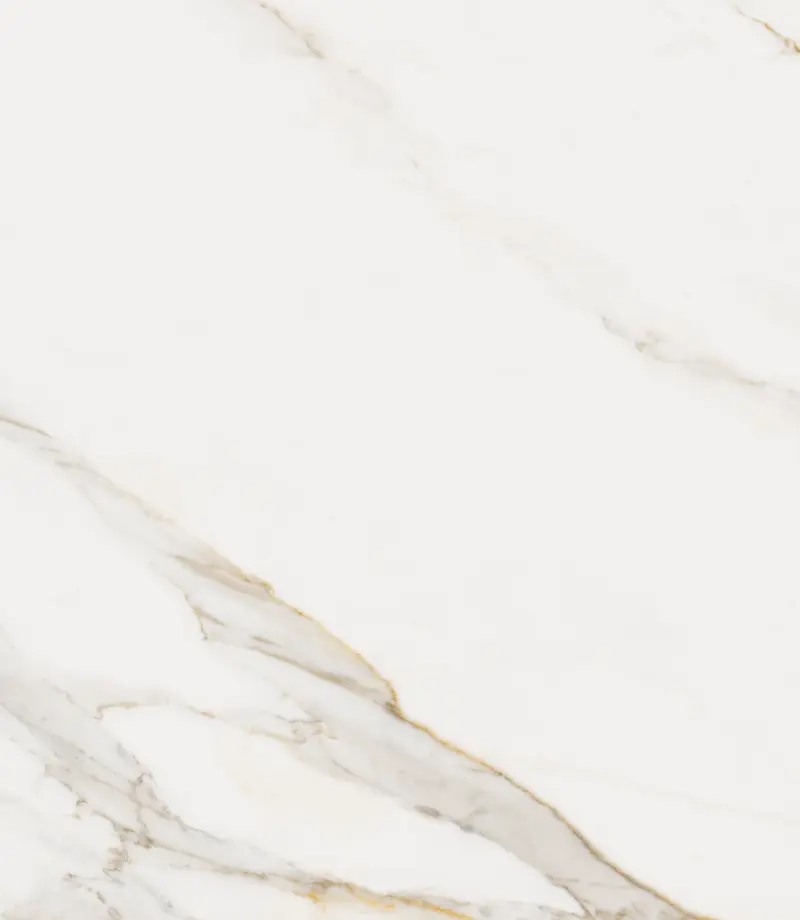
#> input picture assets/kasteller2/buscador/img/ceusa-calacata-royal-wh-nat.webp, 800 x 920 px
$ python -i recortar-fundo.py   (imports and definitions only)
#> lines starting #> are read from the running program, lines starting #| are printed output that depends on the picture
#> further down, picture is the input picture: PIL image 800x920 RGB; mean R, G, B 239.8, 237.3, 234.2
#!/usr/bin/env python3
"""Recorta o fundo de uma foto de produto e salva no padrão do catálogo (PNG 800×600, transparente).

Uso:
    python3 ferramentas/recortar-fundo.py foto.jpg saida.png
    python3 ferramentas/recortar-fundo.py foto.jpg saida.png --branco   # só limiar de branco (foto de estúdio)

Sem --branco usa o modelo BiRefNet (rembg), bom para foto em cena (pátio, galpão, céu).
Instalar: pip install rembg onnxruntime pillow numpy scipy
Rode UMA imagem por vez: o BiRefNet pode derrubar o Python na segunda inferência do mesmo processo.
"""
import sys
import numpy as np
from PIL import Image, ImageChops, ImageFilter
from scipy import ndimage

def alfa_branco(im, nucleo=253, halo=240):
    a = np.array(im.convert('RGB')).astype(int); mn = a.min(axis=2)
    fundo = ndimage.binary_propagation(mn >= nucleo, mask=mn >= halo)
    al = np.where(fundo, 0, 255).astype(np.uint8)
    al = np.array(Image.fromarray(al).filter(ImageFilter.GaussianBlur(1.2)))
    return Image.fromarray(np.dstack([a.astype(np.uint8), al]), 'RGBA')

def maior_bloco(im):
    a = np.array(im.getchannel('A')) > 20
    lab, n = ndimage.label(ndimage.binary_dilation(a, iterations=6))
    if n <= 1: return im
    k = int(np.argmax(ndimage.sum(a, lab, range(1, n + 1)))) + 1
    arr = np.array(im); arr[..., 3] = np.where((lab == k) & a, arr[..., 3], 0)
    return Image.fromarray(arr)

def encaixa(im, larg=800, alt=600, margem=0.035):
#> called with larg = 800, alt = 600, margem = 0.035
    im = im.convert('RGBA'); im = im.crop(im.getchannel('A').point(lambda v: 255 if v > 8 else 0).getbbox())
    e = min(larg * (1 - 2 * margem) / im.width, alt * (1 - 2 * margem) / im.height)
#> e = 0.607
    w, h = max(1, round(im.width * e)), max(1, round(im.height * e))
#> w = 485; h = 558
    r, g, b, a = im.split()
#> a: PIL image 800x920 L; every value is 255
    pre = Image.merge('RGB', [ImageChops.multiply(c, a) for c in (r, g, b)]).resize((w, h), Image.LANCZOS); a = a.resize((w, h), Image.LANCZOS)
#> after `a = a.resize((w, h), Image.LANCZOS)`: a: PIL image 485x558 L; every value is 255
    pa = np.array(pre).astype(np.int32); aa = np.array(a).astype(np.int32)
#> after `aa = np.array(a).astype(np.int32)`: aa: shape (558, 485) int32; every value is 255
    rgb = np.where(aa[..., None] > 0, np.minimum(255, pa * 255 // np.maximum(aa[..., None], 1)), 0).astype(np.uint8)
    tela = Image.new('RGBA', (larg, alt), (0, 0, 0, 0))
#> tela: PIL image 800x600 RGBA; every value is 0
    tela.paste(Image.fromarray(np.dstack([rgb, aa.astype(np.uint8)]), 'RGBA'), ((larg - w) // 2, (alt - h) // 2))
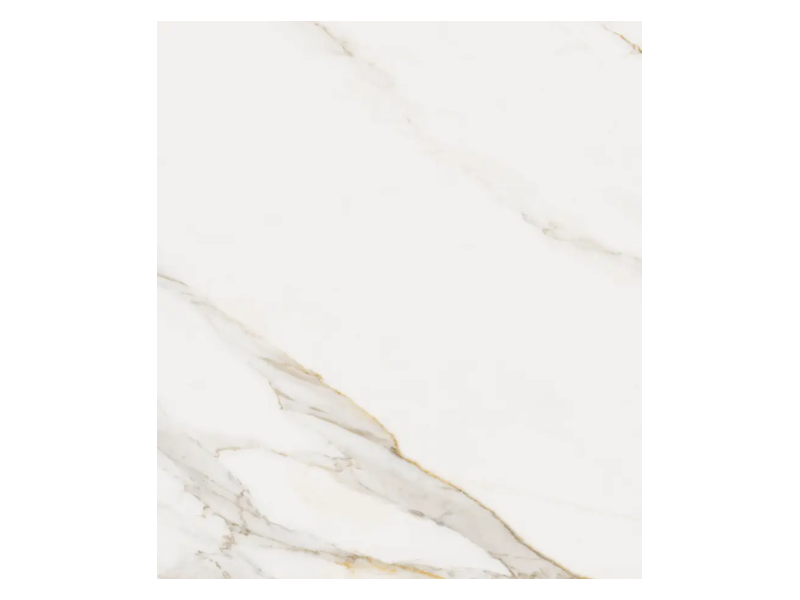
#> tela: PIL image 800x600 RGBA; mean R, G, B, A 135.2, 133.8, 132.1, 143.8; transparent parts drawn white
    return tela

# [14 lines not run here, left out]

>>> from PIL import Image
>>> picture = Image.open('../../assets/kasteller2/buscador/img/ceusa-calacata-royal-wh-nat.webp')
>>> result = encaixa(picture)

$ run again, on assets/kasteller2/buscador/img/ceusa-dalia-branco.webp
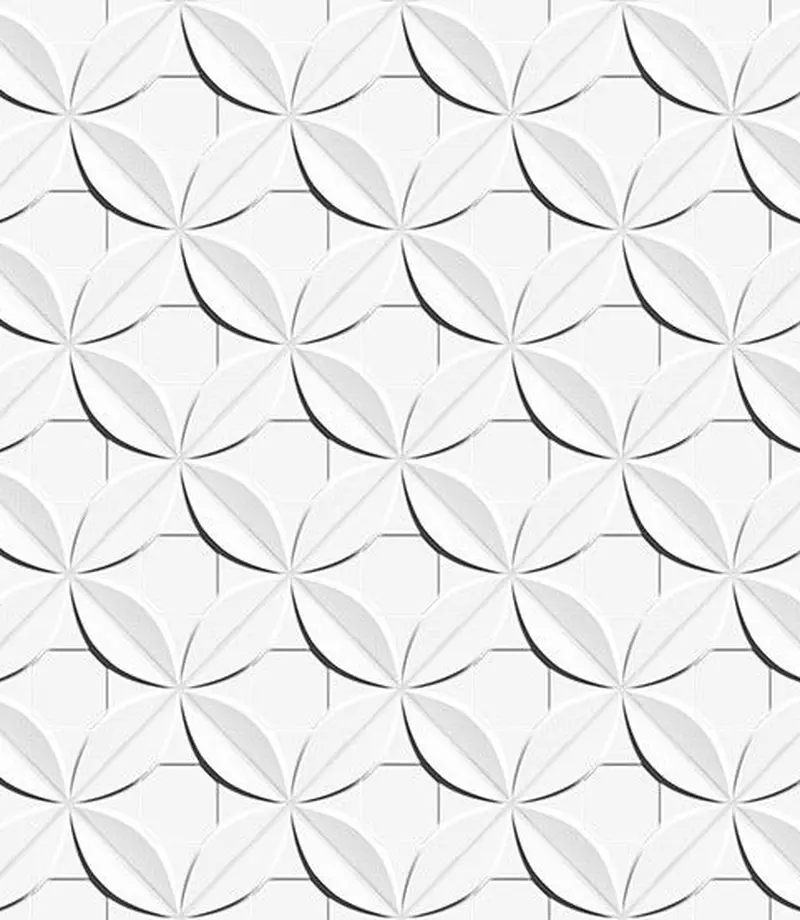
#> input picture assets/kasteller2/buscador/img/ceusa-dalia-branco.webp, 800 x 920 px
#> picture is the input picture: PIL image 800x920 RGB; mean R, G, B 235.4, 235.4, 235.4
#> aa: shape (558, 485) int32; every value is 255
#> in encaixa, `tela.paste(Image.fromarray(np.dstack([rgb, aa.astype(np.uint8)]), 'RGB..`:
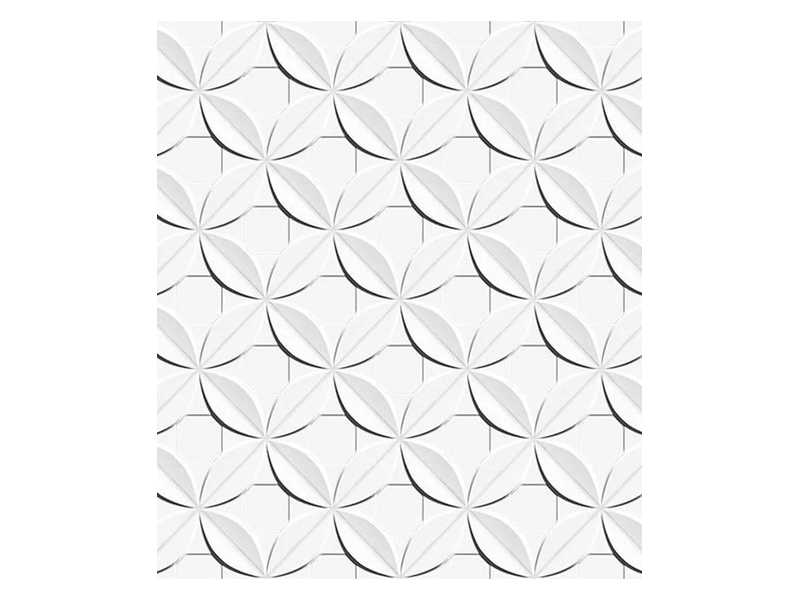
#> tela: PIL image 800x600 RGBA; mean R, G, B, A 132.7, 132.7, 132.7, 143.8; transparent parts drawn white

$ run again, on assets/kasteller2/buscador/img/ceusa-dinda-wh-mlx.webp
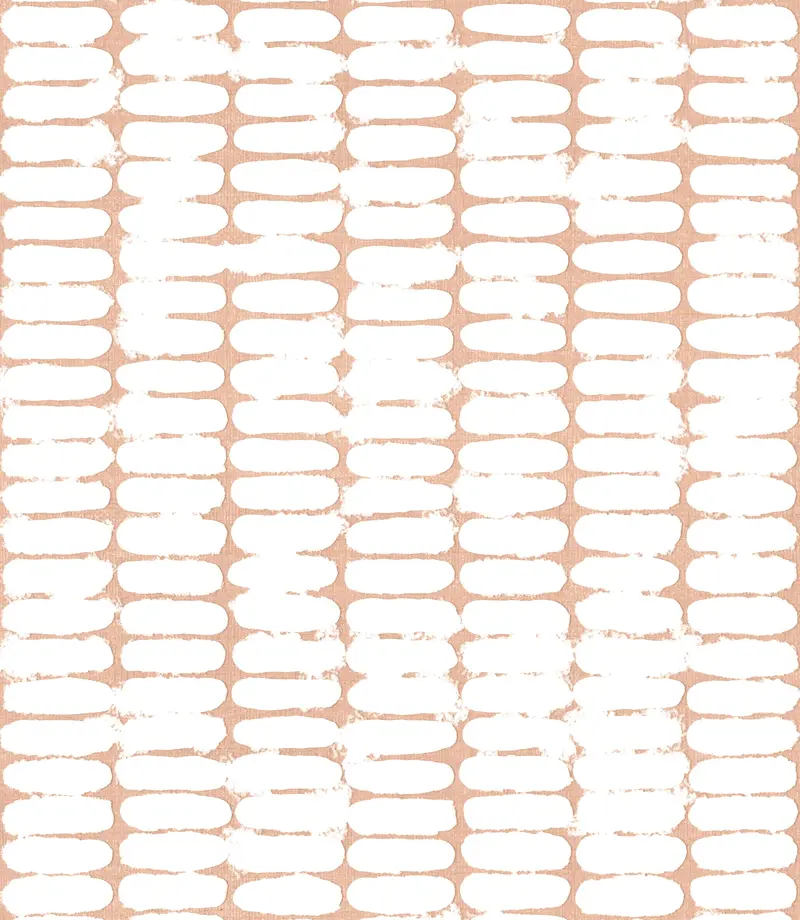
#> input picture assets/kasteller2/buscador/img/ceusa-dinda-wh-mlx.webp, 800 x 920 px
#> picture is the input picture: PIL image 800x920 RGB; mean R, G, B 249, 240.9, 235.4
#> in encaixa, `r, g, b, a = im.split()`:
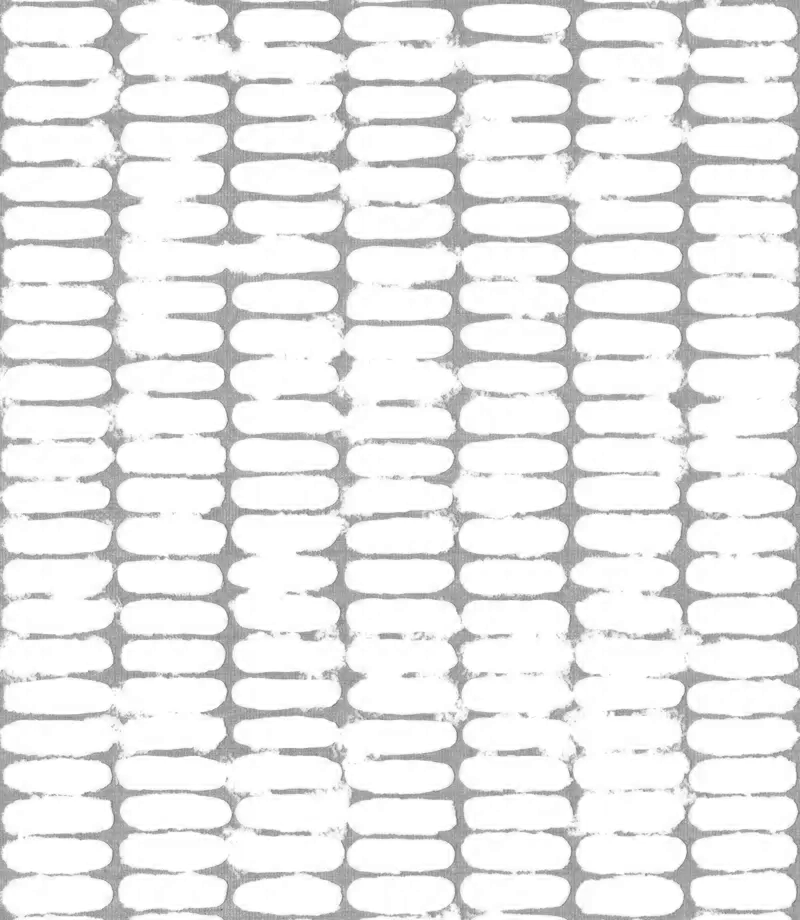
#> b: PIL image 800x920 L; min 100, max 255, mean 235.4
#> aa: shape (558, 485) int32; every value is 255
#> in encaixa, `tela.paste(Image.fromarray(np.dstack([rgb, aa.astype(np.uint8)]), 'RGB..`:
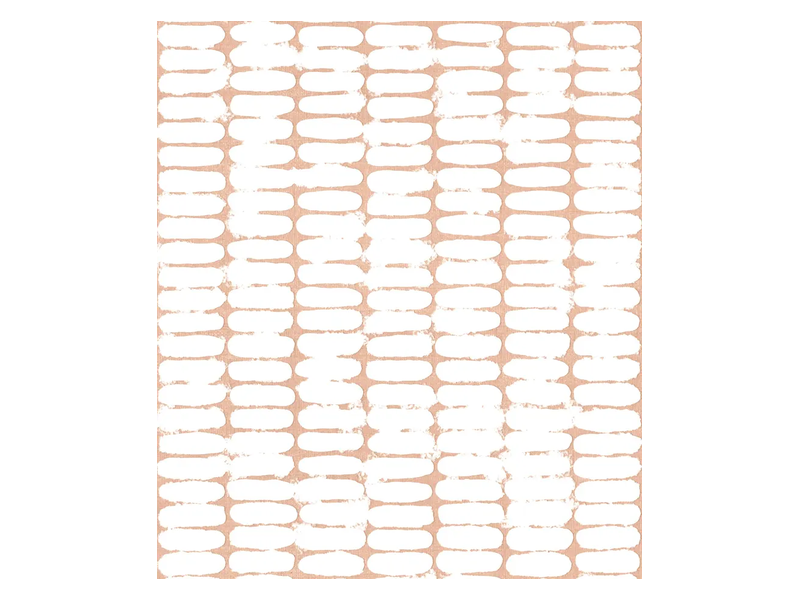
#> tela: PIL image 800x600 RGBA; mean R, G, B, A 140.3, 135.8, 132.7, 143.8; transparent parts drawn white

$ run again, on assets/kasteller2/buscador/img/ceusa-invertido-branco.webp
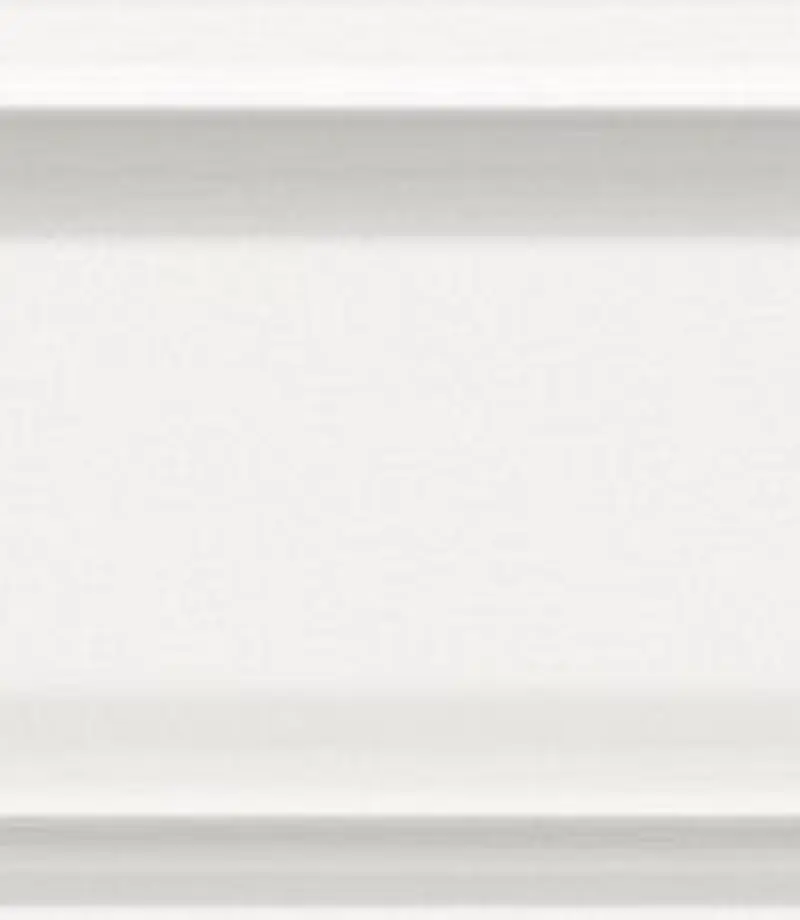
#> input picture assets/kasteller2/buscador/img/ceusa-invertido-branco.webp, 800 x 920 px
#> picture is the input picture: PIL image 800x920 RGB; mean R, G, B 233, 231.1, 228.6
#> aa: shape (558, 485) int32; every value is 255
#> in encaixa, `tela.paste(Image.fromarray(np.dstack([rgb, aa.astype(np.uint8)]), 'RGB..`:
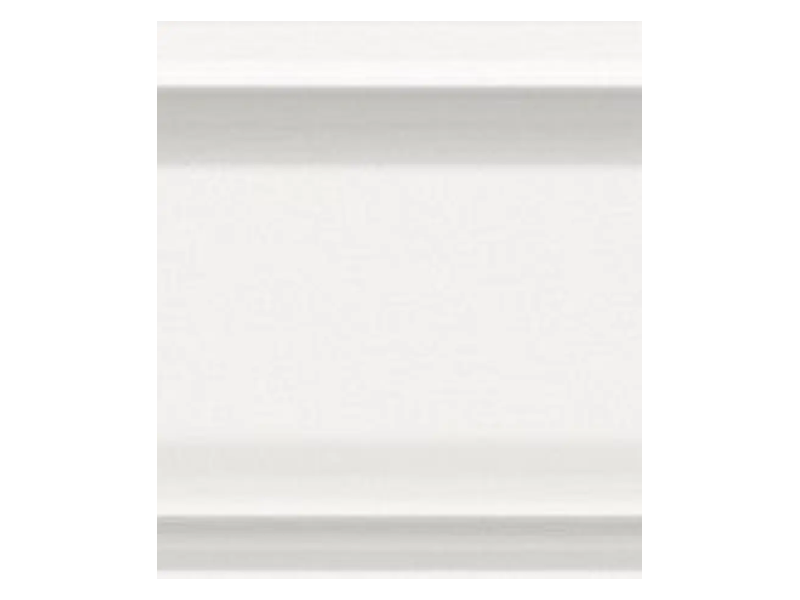
#> tela: PIL image 800x600 RGBA; mean R, G, B, A 131.3, 130.3, 128.9, 143.8; transparent parts drawn white
